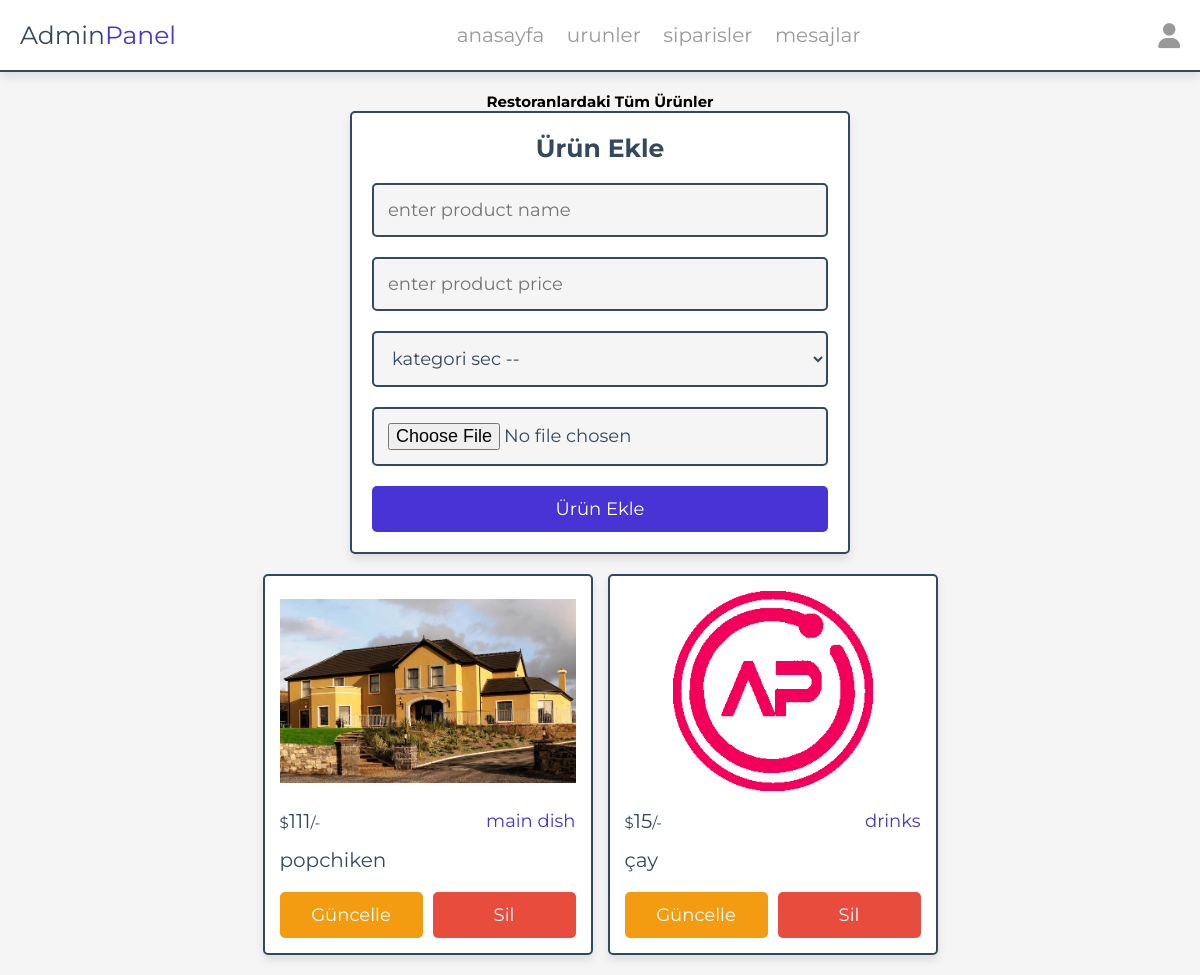
Page /admin/products.php (signed in) on the committed database.
### tables this page shows
CREATE TABLE `products` (
  `id` int NOT NULL,
  `name` varchar(100) NOT NULL,
  `category` varchar(100) NOT NULL,
  `price` int NOT NULL,
  `image` varchar(100) NOT NULL,
  `admin_id` int DEFAULT NULL
);

### admin/products.php (the view, shortened to what this page needs)
<?php
include '../components/connect.php';
$admin_id = $_SESSION['admin_id'] ?? null;
?>
<!DOCTYPE html>
<html lang="en">
<head>
   <link rel="stylesheet" href="https://cdnjs.cloudflare.com/ajax/libs/font-awesome/6.1.1/css/all.min.css">
   <link rel="stylesheet" href="../css/admin_style.css">
</head>
<body>
<?php include '../components/admin_header.php' ?>
<section class="add-products">
   <h1 style="text-align:center;">Restoranlardaki Tüm Ürünler</h1>
   <?php
      if($admin_id != 1){
   ?>
   <form action="" method="POST" enctype="multipart/form-data">
      <h3>Ürün Ekle</h3>
      <input type="text" required placeholder="enter product name" name="name" maxlength="100" class="box">
      <input type="number" min="0" max="9999999999" required placeholder="enter product price" name="price" onkeypress="if(this.value.length == 10) return false;" class="box">
      <select name="category" class="box" required>
         <option value="" disabled selected>kategori sec --</option>
      </select>
      <input type="file" name="image" class="box" accept="image/jpg, image/jpeg, image/png, image/webp" required>
      <input type="submit" value="Ürün Ekle" name="add_product" class="btn">
   </form>
   <?php } ?>
</section>
<section class="show-products" style="padding-top: 0;">
   <div class="box-container">
   <?php
      if ($admin_id == 1) {
         $show_products = $conn->prepare("SELECT * FROM `products`");
         $show_products->execute();
      } else {
         $show_products = $conn->prepare("SELECT * FROM `products` WHERE admin_id = ?");
         $show_products->execute([$admin_id]);
      }
      if($show_products->rowCount() > 0){
         while($fetch_products = $show_products->fetch(PDO::FETCH_ASSOC)){
   ?>
   <div class="box">
      <img src="../uploaded_img/<?= $fetch_products['image']; ?>" alt="">
      <div class="flex">
         <div class="price"><span>$</span><?= $fetch_products['price']; ?><span>/-</span></div>
         <div class="category"><?= $fetch_products['category']; ?></div>
      </div>
      <div class="name"><?= $fetch_products['name']; ?></div>
      <div class="flex-btn">
         <a href="update_product.php?update=<?= $fetch_products['id']; ?>" class="option-btn">Güncelle</a>
         <a href="products.php?delete=<?= $fetch_products['id']; ?>" class="delete-btn" onclick="return confirm('Bu ürünü silmek istediğine emin misin?');">Sil</a>
      </div>
   </div>
   <?php
         }
      }else{
         echo '<p class="empty">Henüz Bir Ürün Eklenmedi!</p>';
      }
   ?>
   </div>
</section>
</body>
</html>

### css/admin_style.css (style rules this page uses)
:root { --main-color:#4834d4; --red:#e74c3c; --orange:#f39c12; --black:#34495e; --white:#fff; --light-bg:#f5f5f5; --light-color:#999; --border:.2rem solid var(--black); --box-shadow:0 .5rem 1rem rgba(0,0,0,.1); }
* { font-family: 'Montserrat', sans-serif; margin:0; padding:0; box-sizing: border-box; text-decoration: none; outline: none; border:none; }
html { font-size: 62.5%; overflow-x: hidden; }
body { background-color: var(--light-bg); }
section { max-width: 1200px; margin:0 auto; padding:2rem; }
.btn, .delete-btn, .option-btn { display: block; margin-top: 1rem; border-radius: .5rem; cursor: pointer; width: 100%; font-size: 1.8rem; color:var(--white); padding:1.2rem 3rem; text-transform: capitalize; text-align: center; }
.btn { background-color: var(--main-color); }
.delete-btn { background-color: var(--red); }
.option-btn { background-color: var(--orange); }
.flex-btn { display: flex; gap:1rem; }
.add-products form { margin:0 auto; max-width: 50rem; background-color: var(--white); border-radius: .5rem; box-shadow: var(--box-shadow); border:var(--border); padding:2rem; text-align: center; }
.add-products form h3 { margin-bottom: 1rem; font-size: 2.5rem; color:var(--black); text-transform: capitalize; }
.add-products form .box { background-color: var(--light-bg); border:var(--border); width: 100%; padding:1.4rem; font-size: 1.8rem; color:var(--black); border-radius: .5rem; margin: 1rem 0; }
.show-products .box-container { display: grid; grid-template-columns: repeat(auto-fit, 33rem); gap:1.5rem; justify-content: center; align-items: flex-start; }
.show-products .box-container .box { background-color: var(--white); border-radius: .5rem; box-shadow: var(--box-shadow); border:var(--border); padding:1.5rem; }
.show-products .box-container .box img { width: 100%; height: 20rem; object-fit: contain; margin-bottom: 1rem; }
.show-products .box-container .box .name { font-size: 2rem; color:var(--black); padding:1rem 0; }
.show-products .box-container .box .flex { display: flex; align-items: center; gap:1rem; justify-content: space-between; }
.show-products .box-container .box .flex .category { font-size: 1.8rem; color:var(--main-color); }
.show-products .box-container .box .flex .price { font-size: 2rem; color:var(--black); margin:.5rem 0; }
.show-products .box-container .box .flex .price span { font-size: 1.5rem; }

### rows in the picture
products: image (picture), price "111", category "main dish", name "popchiken"
products: image (picture), price "15", category "drinks", name "çay"
